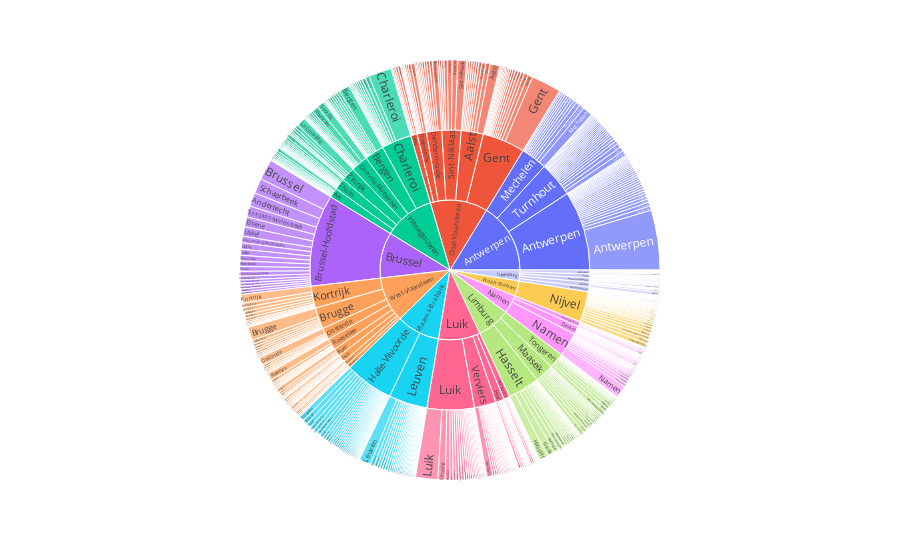

Write notebook code for a chart like this one.
### Code cell
fig = px.sunburst(df, path=['province_NL', 'arrondissement_NL', 'municipality_NL'], values='inhabitants')
fig.show()

### Figure 1 — Plotly figure (JSON) as saved in the notebook; plotly's stock layout.template omitted (floating-point values rounded to 4 significant figures; data arrays with more than 128 entries replaced by an {"elided": "..."} marker saying what was removed)
{"data": [{"branchvalues": "total", "domain": {"x": [0, 1], "y": [0, 1]}, "hovertemplate": "labels=%{label}<br>inhabitants=%{value}<br>parent=%{parent}<br>id=%{id}<extra></extra>", "ids": {"elided": "634 str values"}, "labels": {"elided": "634 str values"}, "name": "", "parents": {"elided": "634 str values"}, "type": "sunburst", "values": {"elided": "634 int values"}}], "layout": {"autosize": true, "legend": {"tracegroupgap": 0}, "margin": {"t": 60}}}
